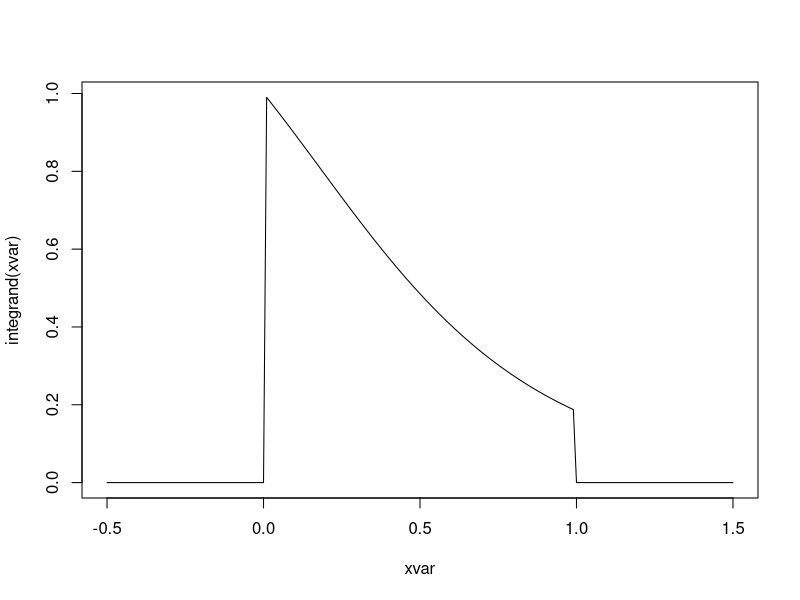
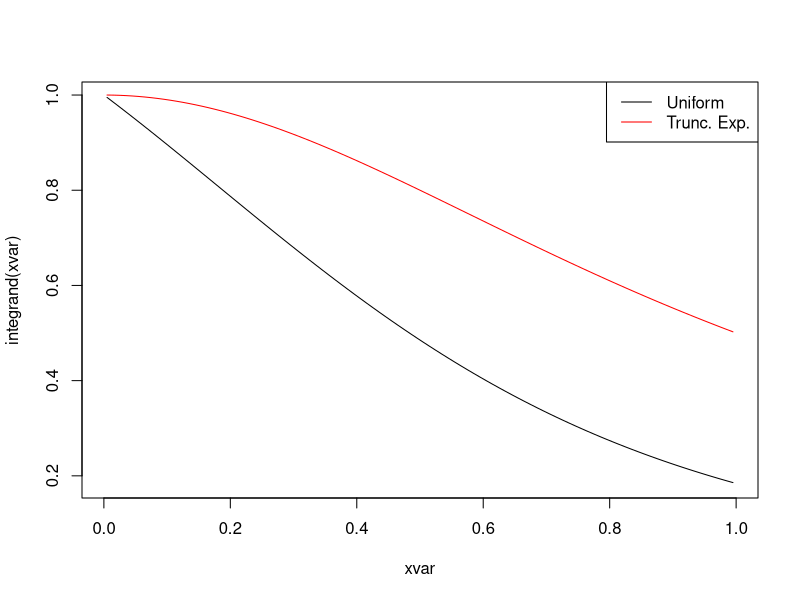

R code for these plots, in order:
## ----setup, include=FALSE-----------------------------------------------------
library(knitr)
hook_output = knit_hooks$get('output')
knit_hooks$set(output = function(x, options) {
  # this hook is used only when the linewidth option is not NULL
  if (!is.null(n <- options$linewidth)) {
    x = knitr:::split_lines(x)
    # any lines wider than n should be wrapped
    if (any(nchar(x) > n)) x = strwrap(x, width = n)
    x = paste(x, collapse = '\n')
  }
  hook_output(x, options)
})

knitr::opts_chunk$set(cache = FALSE, message = FALSE,
                      linewidth = 50)
set.seed(3150)


## -----------------------------------------------------------------------------
# Sample size
n <- 5000
# Define a function for integrand
integrand <- function(x) {
  # We want to multiply by zero if outside the range
  supp_ind <- as.numeric(x > 0 & x < 1)
  return(supp_ind * exp(-x)/(1 + x^2))
}


## -----------------------------------------------------------------------------
# Look at the graph of the function
xvar <- seq(-0.5, 1.5, by = 0.01)
plot(xvar, integrand(xvar), type = "l")


## -----------------------------------------------------------------------------
# 1. Basic MC integration
unif_vars <- runif(n)

theta1 <- mean(integrand(unif_vars))
sd1 <- sd(integrand(unif_vars))


## -----------------------------------------------------------------------------
# 2. Exponential density
exp_vars <- -log(unif_vars)

theta2 <- mean(integrand(exp_vars)/dexp(exp_vars))
sd2 <- sd(integrand(exp_vars)/dexp(exp_vars))


## -----------------------------------------------------------------------------
# Compare results
c(theta1, theta2)
c(sd1, sd2)/sqrt(n)


## -----------------------------------------------------------------------------
# How many are zeros?
sum(integrand(exp_vars) == 0)


## -----------------------------------------------------------------------------
# 3. Truncated exponential density
unif_vars <- runif(n)
truncexp_vars <- -log(1 - unif_vars*(1 - exp(-1)))

# Evaluate the density at those points
phi_vars <- exp(-truncexp_vars)/(1 - exp(-1))

theta3 <- mean(integrand(truncexp_vars)/phi_vars)
sd3 <- sd(integrand(truncexp_vars)/phi_vars)


## -----------------------------------------------------------------------------
# Compare results
c(theta1, theta2, theta3)
c(sd1, sd2, sd3)/sqrt(n)


## -----------------------------------------------------------------------------
n <- 3150
integrand <- function(x) exp(-0.5*(x - 2)^2)
norm_vars <- rnorm(n)
theta1 <- mean(integrand(norm_vars))
std_er1 <- sd(integrand(norm_vars))/sqrt(n)

c(theta1, std_er1)


## -----------------------------------------------------------------------------
norm_vars2 <- norm_vars + 2
phi_vars <- dnorm(norm_vars2, mean = 2)
num_vars <- integrand(norm_vars2)*dnorm(norm_vars2)

theta2 <- mean(num_vars/phi_vars)
std_er2 <- sd(num_vars/phi_vars)/sqrt(n)

c(theta2, std_er2)


## ----eval = TRUE, echo = FALSE------------------------------------------------
integrand <- function(x) {
  # We want to multiply by zero if outside the range
  supp_ind <- as.numeric(x > 0 & x < 1)
  return(supp_ind * exp(-x)/(1 + x^2))
}


## -----------------------------------------------------------------------------
# Points between 0 and 1 without boundary
xvar <- ppoints(100)
plot(xvar, integrand(xvar), type = "l")
lines(xvar, integrand(xvar)/exp(-xvar), col = "red")
legend(x = "topright", 
       legend = c("Uniform", "Trunc. Exp."), 
       col = c("black", "red"), lty = 1)


## -----------------------------------------------------------------------------
n <- 5000
norm_vars <- rnorm(n)
# Average of 0s and 1s gives proportion of 1s
mean(norm_vars > 5)


## -----------------------------------------------------------------------------
n <- 10000000
norm_vars <- rnorm(n)
# Average of 0s and 1s gives proportion of 1s
mean(norm_vars > 5)


## -----------------------------------------------------------------------------
# Check if > 5 in absolute value, and divide by 2
0.5*mean(abs(norm_vars) > 5)
# Compare both standard errors
c(sd(norm_vars > 5), 0.5*sd(abs(norm_vars) > 5))


## -----------------------------------------------------------------------------
# Shifted exponential variates
shiftexp_vars <- rexp(n) + 5

# Evaluate the density at those points
phi_vars <- exp(-(shiftexp_vars - 5))

theta_est <- mean(dnorm(shiftexp_vars)/phi_vars)
sd_est <- sd(dnorm(shiftexp_vars)/phi_vars)


## -----------------------------------------------------------------------------
# Compare all three approaches
c("Method1" = mean(norm_vars > 5), 
  "Method2" = 0.5*mean(abs(norm_vars) > 5),
  "Method 3" = theta_est)

c("Method1" = sd(norm_vars > 5), 
  "Method2" = 0.5*sd(abs(norm_vars) > 5),
  "Method 3" = sd_est)


## ----eval = FALSE, echo = FALSE-----------------------------------------------
## pi_seq <- ppoints(100)
## posterior <- 1*choose(294, 32)*pi_seq^32*
##   (1 - pi_seq)^262
## 
## plot(pi_seq, posterior, type = "l")


## ---- eval = FALSE, echo = FALSE----------------------------------------------
## # Let's look at the ratio
## plot(pi_seq, posterior/dbeta(pi_seq, 2, 10),
##      type = "l")


## ----eval = FALSE, echo = FALSE-----------------------------------------------
## # Create a function for posterior and weight
## post_fun <- function(pi) {
##   1*choose(294, 32)*pi^32*(1 - pi)^262
## }
## 
## weight <- function(pi) {
##   post_fun(pi)/dbeta(pi, shape1 = 2,
##                      shape2 = 10)
## }


## ----eval = FALSE, echo = FALSE-----------------------------------------------
## # Assume we are interested in posterior mean
## # so g(x) = x
## n <- 5000
## beta_vars <- rbeta(n, shape1 = 2, shape2 = 10)
## 
## denominator <- weight(beta_vars)
## numerator <- weight(beta_vars)*beta_vars
## (theta <- mean(numerator)/mean(denominator))


## ----eval = FALSE, echo = FALSE-----------------------------------------------
## # What about posterior variance?
## denominator <- weight(beta_vars)
## numerator <- weight(beta_vars)*beta_vars^2 # g(x) = x^2
## theta2 <- mean(numerator)/mean(denominator)
## # Var(X) = E(X^2) - E(X)^2
## theta2 - theta^2


## ----eval = FALSE, echo = FALSE-----------------------------------------------
## # What about posterior probability that pi
## # is between 0.08 and 0.12?
## denominator <- weight(beta_vars)
## # g(x) is indicator function
## gvals <- as.numeric(beta_vars > 0.08 &
##                       beta_vars < 0.12)
## numerator <- weight(beta_vars)*gvals
## mean(numerator)/mean(denominator)

